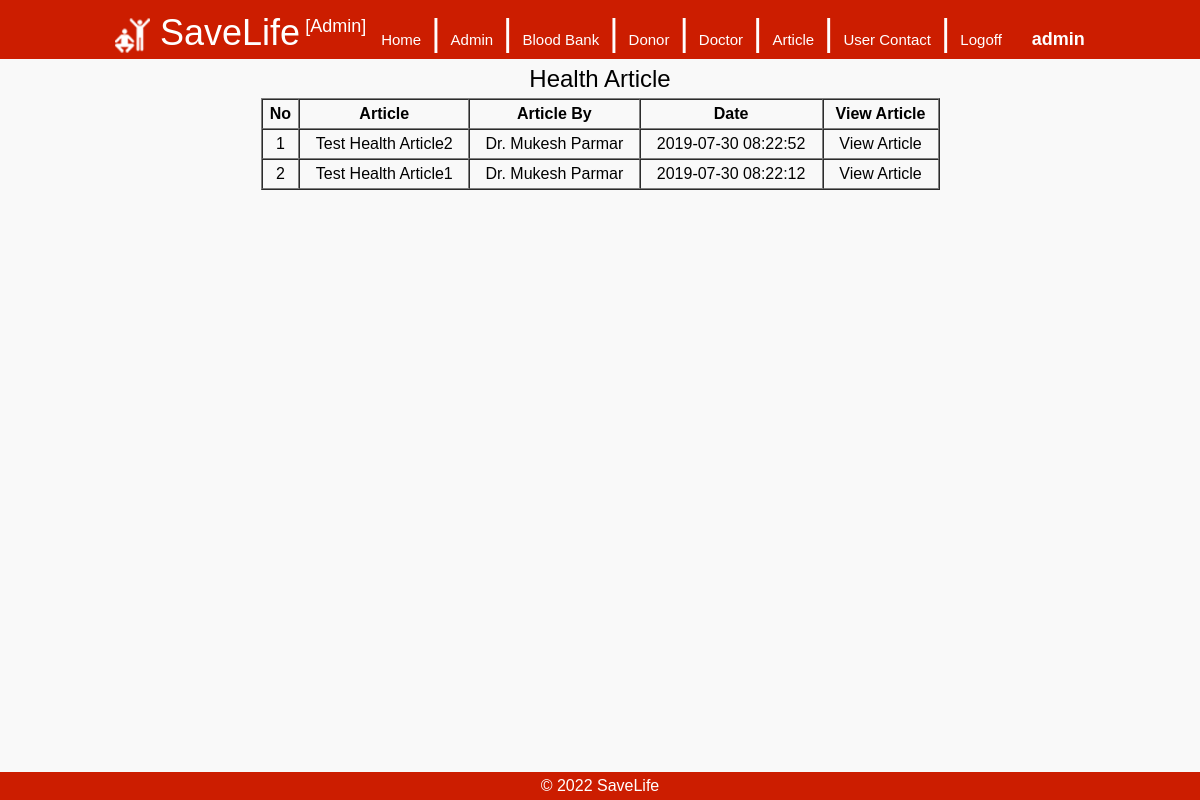
The app's page /admin/article.php (signed in) with its own data.
### tables this page shows
CREATE TABLE `health_article_master` (
  `ID` int(6) NOT NULL,
  `DoctorID` int(4) NOT NULL,
  `Title` varchar(500) NOT NULL,
  `ArticleDetails` text NOT NULL,
  `ArticleDate` timestamp NOT NULL DEFAULT CURRENT_TIMESTAMP
);

CREATE TABLE `doctor_master` (
  `ID` int(5) NOT NULL,
  `Email` varchar(50) NOT NULL,
  `Password` varchar(25) NOT NULL,
  `Name` varchar(30) NOT NULL,
  `Address` varchar(200) NOT NULL,
  `City` varchar(25) NOT NULL,
  `State` varchar(25) NOT NULL,
  `Country` varchar(25) NOT NULL,
  `Phone` varchar(30) NOT NULL,
  `Degree` varchar(25) NOT NULL,
  `SpecialistFor` varchar(100) NOT NULL,
  `Experience` varchar(10) NOT NULL,
  `RegisterDate` timestamp NOT NULL DEFAULT CURRENT_TIMESTAMP,
  `Status` int(1) NOT NULL DEFAULT '1'
);

### admin/article.php (the view, shortened to what this page needs)
<!DOCTYPE html>
<html lang="en">
<head>
<?php
		include('includes/css_js.php');
?>
</head>
<body>
<div class="container">
    <?php
		include('includes/header.php');
	?>
    <div class="main">
    <div class="head">Health Article</div>
		<?php
			include("../includes/db.php");
			$q = "SELECT hm.ID,hm.Title,dm.Name,hm.ArticleDate FROM health_article_master hm,doctor_master dm WHERE hm.DoctorID = dm.ID order by ID desc";
			$result = $con->query($q);
			if($result->num_rows>0)
			{
				$no = 0;
				echo '<table border="1px" cellpadding="5px" cellspacing="0px" align="center" width="70%">';
				echo '<tr><th>No</th><th>Article</th><th>Article By</th><th>Date</th><th>View Article</th></tr>';
				while($row = $result->fetch_row())
				{
					$no++;
					echo '<tr align="center">';
					echo '<td>' . $no . '</td>';
					echo '<td>' . $row[1] . '</td>';
					echo '<td>' . $row[2] . '</td>';
					echo '<td>' . $row[3] . '</td>';
					echo '<td><a href="article_page.php?article_id=' . $row[0] . '">View Article</a></td>';
					echo '</tr>';
				}
				echo '</table>';
			}
		?>
    </div>
    <?php
		include('includes/footer.php');
	?>
</div>
</body>
</html>

### css/style.css (style rules this page uses)
body { margin:0px; background-color:#f9f9f9; font-family: Arial, Helvetica, sans-serif; }
a { color:#000; text-decoration:none; }
.container { width:100%; margin-top:55px; }
.main { padding:5px; margin:auto; width:970px; margin-bottom:50px; }
.head { font-size:24px; text-align:center; padding:5px; }

### records on screen
health_article_master: Title "Test Health Article2", doctor_master.Name "Dr. Mukesh Parmar", ArticleDate "2019-07-30 08:22:52"
health_article_master: Title "Test Health Article1", doctor_master.Name "Dr. Mukesh Parmar", ArticleDate "2019-07-30 08:22:12"

### other values on screen
$title "SaveLife"
$_SESSION['username'] "admin"
